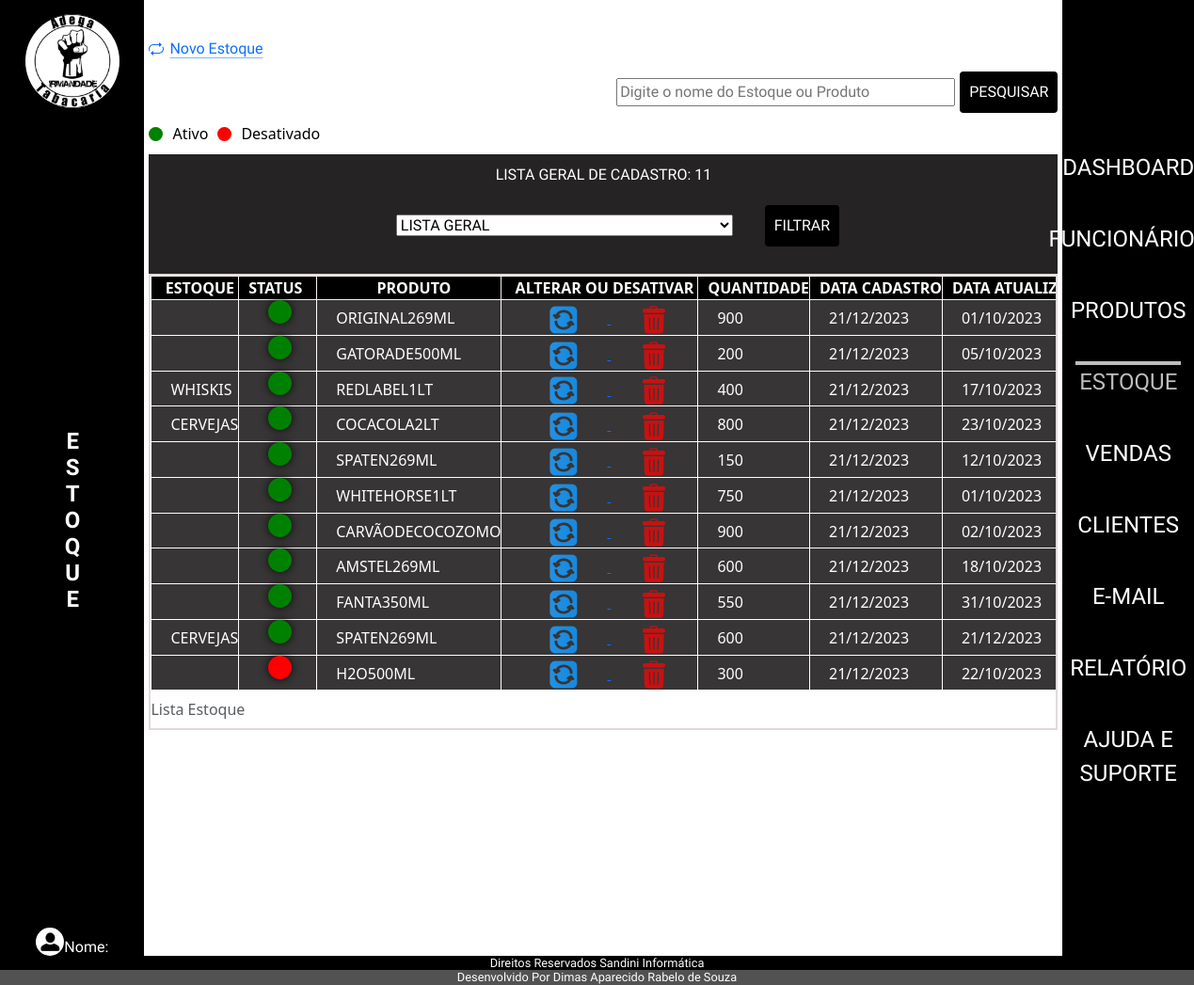
The app's page /admin/index.php?p=estoque with its own data.
### tables this page shows
CREATE TABLE `tblestoque` (
  `idEstoque` int(11) NOT NULL,
  `nomeEstoque` varchar(100) DEFAULT NULL,
  `quantidadeEstoque` int(11) DEFAULT NULL,
  `dataCadastroEstoque` date DEFAULT curdate(),
  `dataAtualiEstoque` date DEFAULT curdate(),
  `statusEstoque` varchar(10) DEFAULT NULL,
  `horaEstoque` time DEFAULT curtime(),
  `idProduto` int(11) DEFAULT NULL
);

CREATE TABLE `tblprodutos` (
  `idProduto` int(11) NOT NULL,
  `nomeProduto` varchar(255) DEFAULT NULL,
  `descricaoProduto` varchar(50) DEFAULT NULL,
  `categoriaProduto` varchar(50) DEFAULT NULL,
  `statusProduto` varchar(255) DEFAULT 'Ativo',
  `precoCompraProduto` double(10,2) DEFAULT NULL,
  `precoVendaProduto` double(10,2) DEFAULT NULL,
  `fornecedorProduto` varchar(20) DEFAULT NULL,
  `dataReceProduto` date DEFAULT curdate(),
  `horaProduto` time DEFAULT curtime()
);

### admin/class/estoque.php (called while the page is built, shortened)
<?php
class EstoqueClass
{
    public function listarEstoque()
{
    $sql = "SELECT
        m.idEstoque,
        m.nomeEstoque,
        m.quantidadeEstoque,
        m.dataCadastroEstoque,
        m.dataAtualiEstoque,
        m.statusEstoque,
        m.horaEstoque,
        a.nomeProduto
    FROM
        tblestoque m
    INNER JOIN
        tblprodutos a ON m.idProduto = a.idProduto
    WHERE
        m.statusEstoque = 'ATIVO'
    ORDER BY
        m.idEstoque ASC";
    try {
        $conn = Conexao::LigarConexao();
        $resultado = $conn->query($sql);
        $lista = $resultado->fetchAll();
        return $lista;
    } catch (PDOException $e) {
        echo "Erro na consulta: " . $e->getMessage();
        return false;
    }
}
public function listarEstoqueDesativados()
{
    $sql = "SELECT
        m.idEstoque,
        m.nomeEstoque,
        m.quantidadeEstoque,
        m.dataCadastroEstoque,
        m.dataAtualiEstoque,
        m.statusEstoque,
        m.horaEstoque,
        a.nomeProduto
    FROM
        tblestoque m
    INNER JOIN
        tblprodutos a ON m.idProduto = a.idProduto
    WHERE
        m.statusEstoque = 'DESATIVADO'
    ORDER BY
        m.idEstoque ASC";
    try {
        $conn = Conexao::LigarConexao();
        $resultado = $conn->query($sql);
        $lista = $resultado->fetchAll();
        return $lista;
    } catch (PDOException $e) {
        echo "Erro na consulta: " . $e->getMessage();
        return false;
    }
}
}

### admin/estoque/listar.php (the view, shortened to what this page needs)
<?php
require_once('class/estoque.php');
$estoque = new EstoqueClass();
$listaAtivos = $estoque->listarEstoque();
$listaDesativados = $estoque->listarEstoqueDesativados();
$listaFiltrada = array_merge($listaAtivos, $listaDesativados);
$statusFiltrar = '';
$totalCadastrados = count($listaFiltrada);
$totalAtivos = count($listaAtivos);
$totalDesativados = count($listaDesativados);
?>
<div>
    <a class="icon-link icon-link-hover" style="--bs-icon-link-transform: translate3d(0, -.125rem, 0);" href="index.php?p=estoque&e=cadastrar">
        Novo Estoque
    </a>
</div>
<div>
    <form class="CampoPes" action="" method="POST">
        <input type="text" id="searchInput" name="searchInput" placeholder="Digite o nome do Estoque ou Produto">
        <button type="submit">Pesquisar</button>
    </form>
</div>
<?php if (empty($statusFiltrar) || $statusFiltrar === 'LISTA GERAL') : ?>
    <div class="legenda-status">
        <div class="bolinha verde"></div>
        <span>Ativo</span>
        <div class="bolinha vermelha"></div>
        <span>Desativado</span>
    </div>
<?php endif; ?>
<form class="formStatus" action="" method="POST">
    <div>
        <select class="seleAtual" aria-label="Default select example" name="statusEstoque">
            <option value="" <?php echo empty($statusFiltrar) ? 'selected' : 'LISTA GERAL'; ?>>LISTA GERAL</option>
        </select>
        <button type="submit">Filtrar</button>
    </div>
    <div>
        <?php if ($statusFiltrar === 'ATIVO') : ?>
            <p class="total">Total de ativos: <?php echo $totalAtivos; ?></p>
        <?php elseif ($statusFiltrar === 'DESATIVADO') : ?>
            <p class="total">Total de desativados: <?php echo $totalDesativados; ?></p>
        <?php else : ?>
            <p class="total">Lista Geral de Cadastro: <?php echo $totalCadastrados; ?></p>
        <?php endif; ?>
    </div>
</form>
<div class="table-container" id="arrastarMouse">
    <div>
        <table>
            <caption>Lista Estoque</caption>
            <thead>
                <tr>
                    <th>Estoque</th>
                    <?php if (empty($statusFiltrar) || $statusFiltrar === 'LISTA GERAL') : ?>
                        <th class="spanstatus">Status</th>
                    <?php endif; ?>
                    <th>Produto</th>
                    <?php if ($statusFiltrar !== 'DESATIVADO') : ?>
                        <th>Alterar ou Desativar</th>
                    <?php endif; ?>
                    <th>Quantidade</th>
                    <th>Data Cadastro</th>
                    <th>Data Atualização</th>
                </tr>
            </thead>
            <tbody>
                <?php foreach ($listaFiltrada as $linha) : ?>
                    <?php if (empty($statusFiltrar) || $linha['statusEstoque'] === $statusFiltrar) : ?>
                        <tr>
                            <td><?php echo $linha['nomeEstoque'] ?></td>
                            <?php if (empty($statusFiltrar) || $statusFiltrar === 'LISTA GERAL') : ?>
                                <td class="spanstatus">
                                    <?php if ($linha['statusEstoque'] === 'ATIVO') : ?>
                                        <span class="status-span active-status"></span>
                                    <?php else : ?>
                                        <span class="status-span inactive-status"></span>
                                    <?php endif; ?>
                                </td>
                            <?php endif; ?>
                            <td><?php echo $linha['nomeProduto'] ?></td>
                            <?php if ($statusFiltrar !== 'DESATIVADO') : ?>
                                <td class="btngrudsicone">
                                    <a href="index.php?p=estoque&e=atualizar&id=<?php echo $linha['idEstoque'] ?>">
                                        <img src="./img/setas-flechas.png" alt="">
                                    </a>
                                    <a href="index.php?p=estoque&e=desativar&id=<?php echo $linha['idEstoque'] ?>" onclick="return confirmarDesativacao()">
                                        <img src="./img/lixeira-de-reciclagem.png" alt="">
                                    </a>
                                </td>
                            <?php endif; ?>
                            <td><?php echo $linha['quantidadeEstoque'] ?></td>
                            <td><?php echo date('d/m/Y', strtotime($linha['dataCadastroEstoque'])) ?></td>
                            <td><?php echo date('d/m/Y', strtotime($linha['dataAtualiEstoque'])) ?></td>
                        </tr>
                    <?php endif; ?>
                <?php endforeach; ?>
            </tbody>
        </table>
    </div>
</div>

### admin/css/estilo.css (style rules this page uses)
* a, h1, h2, h3, h4 { font-family: 'Secular One'; font-size: 16px; text-align: center; margin: 0; padding: 0; box-sizing: border-box; }
body { display: flex; flex-direction: column; min-height: 100vh; color: #ffffff; }
.table-container { max-height: 800px; overflow-y: auto; overflow-x: auto; border: 2px solid #e3dada; text-align: justify; white-space: nowrap; cursor: grab; }
table { width: 100%; border-collapse: collapse; border: 1px solid #f8f1f1; }
td { background: #373535; border: 1px solid #fff; color: #fff; text-indent: 20px; text-transform: uppercase; width: 100%; }
th { border: 1px solid #f8f1f1; text-align: center; font-size: 1.0em; font-weight: bold; text-transform: uppercase; text-indent: 10px; background: #000000; color: #ffffff; }
form { display: flex; flex-direction: column; align-items: center; background: #252323; width: 100%; font-family: 'Secular One'; text-transform: uppercase; }
input { margin: 5px 5px; width: 360px; }
select { margin: 30px; }
button { margin: 10px 0; padding: 10px; background-color: #000000; color: #fff; border: none; border-radius: 4px; text-transform: uppercase; }
.seleAtual { width: 358px; }
.total { color: #ffffff; font-size: 1.0em; margin-bottom: 0; }
.formStatus { display: flex; flex-direction: column-reverse; justify-content: space-around; padding: 10px; }
.CampoPes { display: flex; justify-content: flex-end; flex-direction: row; background: none; }
.btngrudsicone img { margin-right: 30px; margin-left: 30px; }
.spanstatus { text-align: center; padding-right: 15px; }
.status-span { display: inline-block; width: 25px; height: 25px; border-radius: 50%; box-shadow: 0 0 10px rgba(0, 0, 0, 0.8); }
.active-status { background-color: green; animation: pulse 1s infinite alternate; padding: 5px 5px; }
.inactive-status { background-color: red; animation: rotate 2s linear infinite, scale 1s ease-in-out infinite alternate; padding: 5px 5px; }
.legenda-status { display: flex; align-items: center; gap: 10px; margin-bottom: 10px; }
.bolinha { width: 15px; height: 15px; border-radius: 50%; }
.verde { background-color: green; }
.vermelha { background-color: red; }

### records on screen
tblestoque: statusEstoque "ATIVO" (drawn), idProduto.nomeProduto "ORIGINAL269ML", quantidadeEstoque "900", dataCadastroEstoque "21/12/2023", dataAtualiEstoque "01/10/2023"
tblestoque: statusEstoque "ATIVO" (drawn), idProduto.nomeProduto "GATORADE500ML", quantidadeEstoque "200", dataCadastroEstoque "21/12/2023", dataAtualiEstoque "05/10/2023"
tblestoque: nomeEstoque "WHISKIS", statusEstoque "ATIVO" (drawn), idProduto.nomeProduto "REDLABEL1LT", quantidadeEstoque "400", dataCadastroEstoque "21/12/2023", dataAtualiEstoque "17/10/2023"
tblestoque: nomeEstoque "CERVEJAS", statusEstoque "ATIVO" (drawn), idProduto.nomeProduto "COCACOLA2LT", quantidadeEstoque "800", dataCadastroEstoque "21/12/2023", dataAtualiEstoque "23/10/2023"
tblestoque: statusEstoque "ATIVO" (drawn), idProduto.nomeProduto "SPATEN269ML", quantidadeEstoque "150", dataCadastroEstoque "21/12/2023", dataAtualiEstoque "12/10/2023"
tblestoque: statusEstoque "ATIVO" (drawn), idProduto.nomeProduto "WHITEHORSE1LT", quantidadeEstoque "750", dataCadastroEstoque "21/12/2023", dataAtualiEstoque "01/10/2023"
tblestoque: statusEstoque "ATIVO" (drawn), idProduto.nomeProduto "CARVÃODECOCOZOMO", quantidadeEstoque "900", dataCadastroEstoque "21/12/2023", dataAtualiEstoque "02/10/2023"
tblestoque: statusEstoque "ATIVO" (drawn), idProduto.nomeProduto "AMSTEL269ML", quantidadeEstoque "600", dataCadastroEstoque "21/12/2023", dataAtualiEstoque "18/10/2023"
tblestoque: statusEstoque "ATIVO" (drawn), idProduto.nomeProduto "FANTA350ML", quantidadeEstoque "550", dataCadastroEstoque "21/12/2023", dataAtualiEstoque "31/10/2023"
tblestoque: nomeEstoque "CERVEJAS", statusEstoque "ATIVO" (drawn), idProduto.nomeProduto "SPATEN269ML", quantidadeEstoque "600", dataCadastroEstoque "21/12/2023", dataAtualiEstoque "21/12/2023"
tblestoque: statusEstoque "DESATIVADO" (drawn), idProduto.nomeProduto "H2O500ML", quantidadeEstoque "300", dataCadastroEstoque "21/12/2023", dataAtualiEstoque "22/10/2023"

### other values on screen
$texto[$i] "E"
$texto[$i] "S"
$texto[$i] "T"
$texto[$i] "O"
$texto[$i] "Q"
$texto[$i] "U"
$totalCadastrados "11"
